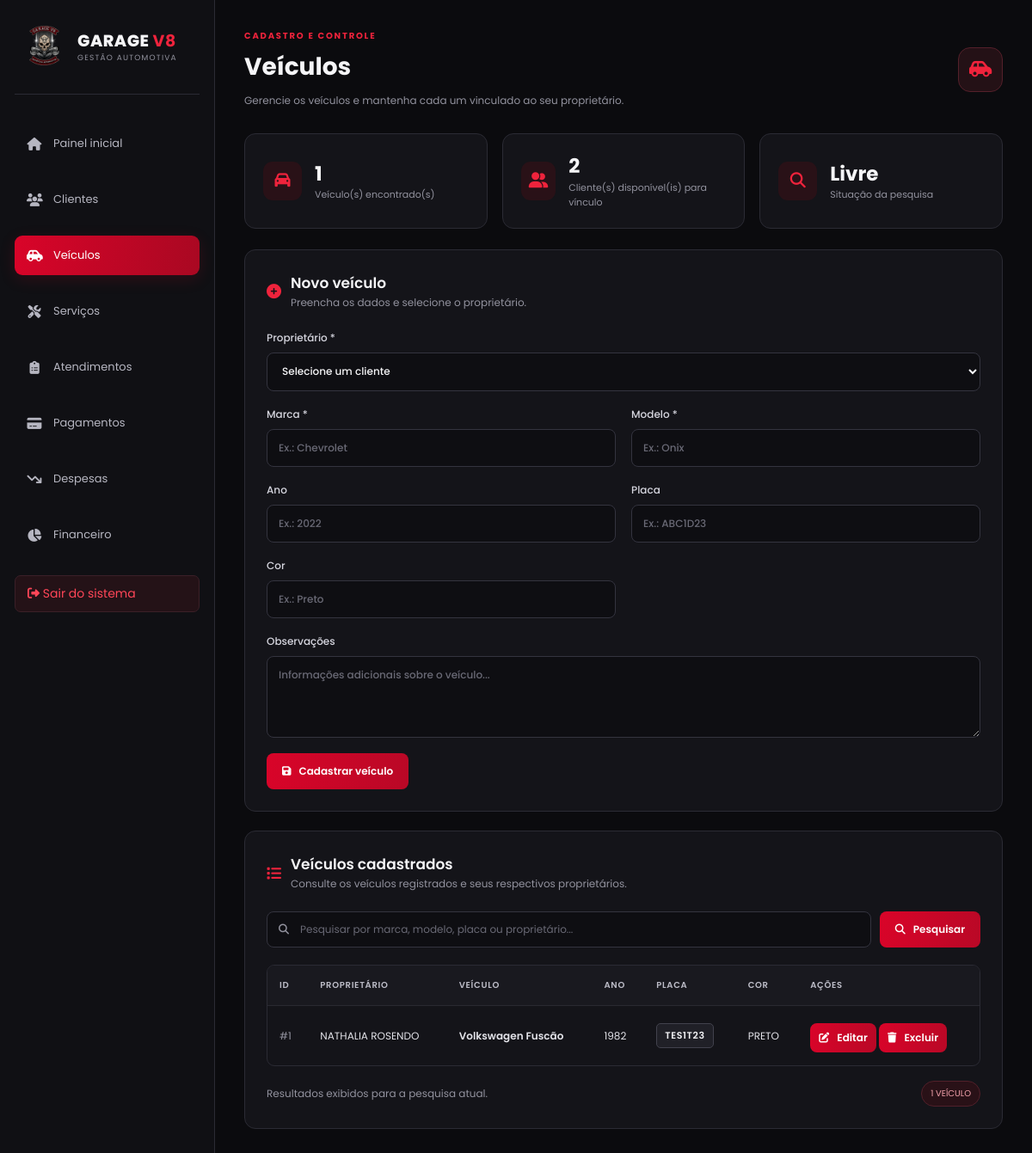
Screenshot of /veiculos.php (signed in) with the database file from the repository.
### tables this page shows
CREATE TABLE `veiculos` (
  `id_veiculo` int NOT NULL,
  `id_cliente` int NOT NULL,
  `marca` varchar(50) NOT NULL,
  `modelo` varchar(50) NOT NULL,
  `ano` int DEFAULT NULL,
  `placa` varchar(10) DEFAULT NULL,
  `cor` varchar(30) DEFAULT NULL,
  `observacoes` text
);

CREATE TABLE `clientes` (
  `id_cliente` int NOT NULL,
  `nome` varchar(100) NOT NULL,
  `telefone` varchar(20) DEFAULT NULL,
  `email` varchar(200) DEFAULT NULL,
  `observacoes` text,
  `data_cadastro` datetime NOT NULL DEFAULT CURRENT_TIMESTAMP,
  `cadastrado_por` int NOT NULL
);

### veiculos.php (the view, shortened to what this page needs)
<?php
require_once __DIR__ . '/config/conexao.php';
$veiculoEdicao = null;
function e($valor)
{
    return htmlspecialchars((string) $valor, ENT_QUOTES, 'UTF-8');
}
$stmtClientes = $pdo->query(
    'SELECT id_cliente, nome FROM clientes ORDER BY nome'
);
$clientes = $stmtClientes->fetchAll();
$busca = trim($_GET['busca'] ?? '');
$sql = "SELECT
            v.id_veiculo,
            v.marca,
            v.modelo,
            v.ano,
            v.placa,
            v.cor,
            c.nome AS nome_cliente
        FROM veiculos v
        INNER JOIN clientes c ON c.id_cliente = v.id_cliente";
if ($busca !== '') {
    $sql .= " WHERE v.marca LIKE ?
              OR v.modelo LIKE ?
              OR v.placa LIKE ?
              OR c.nome LIKE ?";
    $stmt = $pdo->prepare($sql . ' ORDER BY v.id_veiculo DESC');
    $termo = '%' . $busca . '%';
    $stmt->execute([$termo, $termo, $termo, $termo]);
} else {
    $stmt = $pdo->query($sql . ' ORDER BY v.id_veiculo DESC');
}
$veiculos = $stmt->fetchAll();
$totalVeiculos = count($veiculos);
?>
<!DOCTYPE html>
<html lang="pt-BR">
<head>
    <link rel="stylesheet" href="assets/style.css">
    <link rel="stylesheet" href="https://cdnjs.cloudflare.com/ajax/libs/font-awesome/6.5.2/css/all.min.css">
</head>
<body>
<div class="layout">
    <aside class="sidebar">
        <a href="index.php" class="brand">
            <img src="img/logogarage.png" alt="Logo Garage V8" class="brand-logo">
            <div class="brand-text">
                <span class="brand-name">GARAGE <strong>V8</strong></span>
                <span class="brand-subtitle">GESTÃO AUTOMOTIVA</span>
            </div>
        </a>
        <nav class="menu">
            <a href="index.php">
                <i class="fa-solid fa-house"></i>
                Painel inicial
            </a>
            <a href="clientes.php">
                <i class="fa-solid fa-users"></i>
                Clientes
            </a>
            <a href="veiculos.php" class="active">
                <i class="fa-solid fa-car-side"></i>
                Veículos
            </a>
            <a href="servicos.php">
                <i class="fa-solid fa-screwdriver-wrench"></i>
                Serviços
            </a>
            <a href="atendimentos.php">
                <i class="fa-solid fa-clipboard-list"></i>
                Atendimentos
            </a>
            <a href="pagamentos.php">
                <i class="fa-solid fa-credit-card"></i>
                Pagamentos
            </a>
            <a href="despesas.php">
                <i class="fa-solid fa-arrow-trend-down"></i>
                Despesas
            </a>
            <a href="financeiro.php">
                <i class="fa-solid fa-chart-pie"></i>
                Financeiro
            </a>
        </nav>
        <a href="logout.php" class="logout-link">
            <i class="fa-solid fa-right-from-bracket"></i>
            Sair do sistema
        </a>
    </aside>
    <main class="main">
        <header class="header">
            <div>
                <div class="eyebrow">CADASTRO E CONTROLE</div>
                <h1>Veículos</h1>
                <div class="muted">
                    Gerencie os veículos e mantenha cada um vinculado ao seu proprietário.
                </div>
            </div>
            <div class="header-icon">
                <i class="fa-solid fa-car-side"></i>
            </div>
        </header>
        <section class="stats-grid">
            <div class="stat-card">
                <div class="stat-icon">
                    <i class="fa-solid fa-car"></i>
                </div>
                <div>
                    <div class="stat-number"><?= $totalVeiculos ?></div>
                    <div class="stat-label">
                        Veículo(s) encontrado(s)
                    </div>
                </div>
            </div>
            <div class="stat-card">
                <div class="stat-icon">
                    <i class="fa-solid fa-user-group"></i>
                </div>
                <div>
                    <div class="stat-number"><?= count($clientes) ?></div>
                    <div class="stat-label">
                        Cliente(s) disponível(is) para vínculo
                    </div>
                </div>
            </div>
            <div class="stat-card">
                <div class="stat-icon">
                    <i class="fa-solid fa-magnifying-glass"></i>
                </div>
                <div>
                    <div class="stat-number">
                        <?= $busca !== '' ? 'Ativa' : 'Livre' ?>
                    </div>
                    <div class="stat-label">
                        Situação da pesquisa
                    </div>
                </div>
            </div>
        </section>
        <section class="card">
            <div class="card-heading">
                <i class="fa-solid <?= $veiculoEdicao ? 'fa-pen-to-square' : 'fa-circle-plus' ?>"></i>
                <div>
                    <h2><?= $veiculoEdicao ? 'Editar veículo #' . (int) $veiculoEdicao['id_veiculo'] : 'Novo veículo' ?></h2>
                    <div class="muted">
                        <?= $veiculoEdicao ? 'Atualize os dados do veículo e salve as alterações.' : 'Preencha os dados e selecione o proprietário.' ?>
                    </div>
                </div>
            </div>
            <?php if (!$clientes): ?>
                <div class="message error">
                    <i class="fa-solid fa-circle-info"></i>
                    Cadastre um cliente antes de adicionar um veículo.
                </div>
                <a href="clientes.php" class="btn">
                    <i class="fa-solid fa-user-plus"></i>
                    Ir para cadastro de clientes
                </a>
            <?php else: ?>
                <form method="post">
                    <div class="form-grid">
                        <label class="field full">
                            Proprietário *
                            <select name="id_cliente" required>
                                <option value="">Selecione um cliente</option>
                            </select>
                        </label>
                        <label class="field">
                            Marca *
                            <input
                                name="marca"
                                maxlength="50"
                                value="<?= e($_POST['marca'] ?? ($veiculoEdicao['marca'] ?? '')) ?>"
                                placeholder="Ex.: Chevrolet"
                                required
                            >
                        </label>
                        <label class="field">
                            Modelo *
                            <input
                                name="modelo"
                                maxlength="50"
                                value="<?= e($_POST['modelo'] ?? ($veiculoEdicao['modelo'] ?? '')) ?>"
                                placeholder="Ex.: Onix"
                                required
                            >
                        </label>
                        <label class="field">
                            Ano
                            <input
                                type="number"
                                name="ano"
                                min="1900"
                                max="<?= (int) date('Y') + 1 ?>"
                                value="<?= e($_POST['ano'] ?? ($veiculoEdicao['ano'] ?? '')) ?>"
                                placeholder="Ex.: 2022"
                            >
                        </label>
                        <label class="field">
                            Placa
                            <input
                                name="placa"
                                maxlength="10"
                                value="<?= e($_POST['placa'] ?? ($veiculoEdicao['placa'] ?? '')) ?>"
                                placeholder="Ex.: ABC1D23"
                            >
                        </label>
                        <label class="field">
                            Cor
                            <input
                                name="cor"
                                maxlength="30"
                                value="<?= e($_POST['cor'] ?? ($veiculoEdicao['cor'] ?? '')) ?>"
                                placeholder="Ex.: Preto"
                            >
                        </label>
                        <label class="field full">
                            Observações
                            <textarea
                                name="observacoes"
                                placeholder="Informações adicionais sobre o veículo..."
                            ><?= e($_POST['observacoes'] ?? ($veiculoEdicao['observacoes'] ?? '')) ?></textarea>
                        </label>
                        <div class="full">
                            <button class="btn" type="submit">
                                <i class="fa-solid fa-floppy-disk"></i>
                                <?= $veiculoEdicao ? 'Salvar alterações' : 'Cadastrar veículo' ?>
                            </button>
                        </div>
                    </div>
                </form>
            <?php endif; ?>
        </section>
        <section class="card">
            <div class="card-heading">
                <i class="fa-solid fa-list"></i>
                <div>
                    <h2>Veículos cadastrados</h2>
                    <div class="muted">
                        Consulte os veículos registrados e seus respectivos proprietários.
                    </div>
                </div>
            </div>
            <form method="get" class="search-form">
                <div class="search-box">
                    <i class="fa-solid fa-magnifying-glass"></i>
                    <input
                        class="search-input"
                        name="busca"
                        placeholder="Pesquisar por marca, modelo, placa ou proprietário..."
                        value="<?= e($busca) ?>"
                    >
                </div>
                <button class="btn" type="submit">
                    <i class="fa-solid fa-magnifying-glass"></i>
                    Pesquisar
                </button>
            </form>
            <div class="table-wrap">
                <table>
                    <thead>
                        <tr>
                            <th>ID</th>
                            <th>Proprietário</th>
                            <th>Veículo</th>
                            <th>Ano</th>
                            <th>Placa</th>
                            <th>Cor</th>
                            <th>Ações</th>
                        </tr>
                    </thead>
                    <tbody>
                        <?php if (!$veiculos): ?>
                            <tr>
                                <td colspan="7" class="empty-state">
                                    <i class="fa-solid fa-car-side"></i>
                                    Nenhum veículo encontrado.
                                </td>
                            </tr>
                        <?php else: ?>
                            <?php foreach ($veiculos as $veiculo): ?>
                                <tr>
                                    <td class="vehicle-id">
                                        #<?= (int) $veiculo['id_veiculo'] ?>
                                    </td>
                                    <td>
                                        <?= e($veiculo['nome_cliente']) ?>
                                    </td>
                                    <td class="vehicle-name">
                                        <?= e($veiculo['marca']) ?>
                                        <?= e($veiculo['modelo']) ?>
                                    </td>
                                    <td>
                                        <?= e($veiculo['ano'] ?? '') ?: '—' ?>
                                    </td>
                                    <td>
                                        <?php if (!empty($veiculo['placa'])): ?>
                                            <span class="plate">
                                                <?= e($veiculo['placa']) ?>
                                            </span>
                                        <?php else: ?>
                                            <span class="muted">Não informada</span>
                                        <?php endif; ?>
                                    </td>
                                    <td>
                                        <?= e($veiculo['cor'] ?? '') ?: '—' ?>
                                    </td>
                                    <td>
                                        <a href="veiculos.php?editar=<?= (int) $veiculo['id_veiculo'] ?>" class="btn" style="padding: 8px 10px; white-space: nowrap;">
                                            <i class="fa-solid fa-pen-to-square"></i>
                                            Editar
                                        </a>
                                        <form method="post" style="display:inline;" onsubmit="return confirm('Tem certeza de que deseja excluir este veículo? Se houver atendimentos vinculados, a exclusão será bloqueada.');">
                                            <button type="submit" class="btn" style="padding: 8px 10px; white-space: nowrap; margin-top: 5px;">
                                                <i class="fa-solid fa-trash"></i>
                                                Excluir
                                            </button>
                                        </form>
                                    </td>
                                </tr>
                            <?php endforeach; ?>
                        <?php endif; ?>
                    </tbody>
                </table>
            </div>
            <div class="table-footer">
                <span class="muted">
                    Resultados exibidos para a pesquisa atual.
                </span>
                <span class="count-badge">
                    <?= $totalVeiculos ?>
                    <?= $totalVeiculos === 1 ? 'VEÍCULO' : 'VEÍCULOS' ?>
                </span>
            </div>
        </section>
    </main>
</div>
</body>
</html>

### assets/style.css (style rules this page uses)
* { box-sizing: border-box; }
body { margin: 0; font-family: Arial, sans-serif; background: #101116; color: #f5f5f5; }
.layout { display: flex; min-height: 100vh; }
.sidebar { width: 245px; background: #08090d; padding: 28px 20px; border-right: 1px solid #292a32; }
.menu a { display: block; padding: 13px; margin: 6px 0; border-radius: 7px; color: #c8cad2; text-decoration: none; }
.menu a:hover, .menu a.active { background: #351116; color: #ff4655; }
.main { flex: 1; padding: 35px; min-width: 0; }
.header { display: flex; justify-content: space-between; align-items: center; gap: 16px; margin-bottom: 30px; }
.header h1 { margin: 0 0 8px; font-size: 28px; }
.muted { color: #9b9eaa; }
.card { background: #191a22; border: 1px solid #2c2d38; border-radius: 12px; padding: 23px; }
.sidebar a.logout-link, .sidebar a.logout-link:link, .sidebar a.logout-link:visited, .sidebar a.logout-link:active { display: inline-block; margin-top: 18px; padding: 10px 14px; border: 1px solid #3b2028; border-radius: 7px; background: #241217; color: #ff4658 !important; text-decoration: none !important; font-size: 14px; }

### rows the page displays
veiculos: id_veiculo "1", id_cliente.nome "NATHALIA ROSENDO", marca "Volkswagen", modelo "Fuscão", ano "1982", placa "TES1T23", cor "PRETO"

### other values shown
$totalVeiculos "1"
count($clientes) "2"
